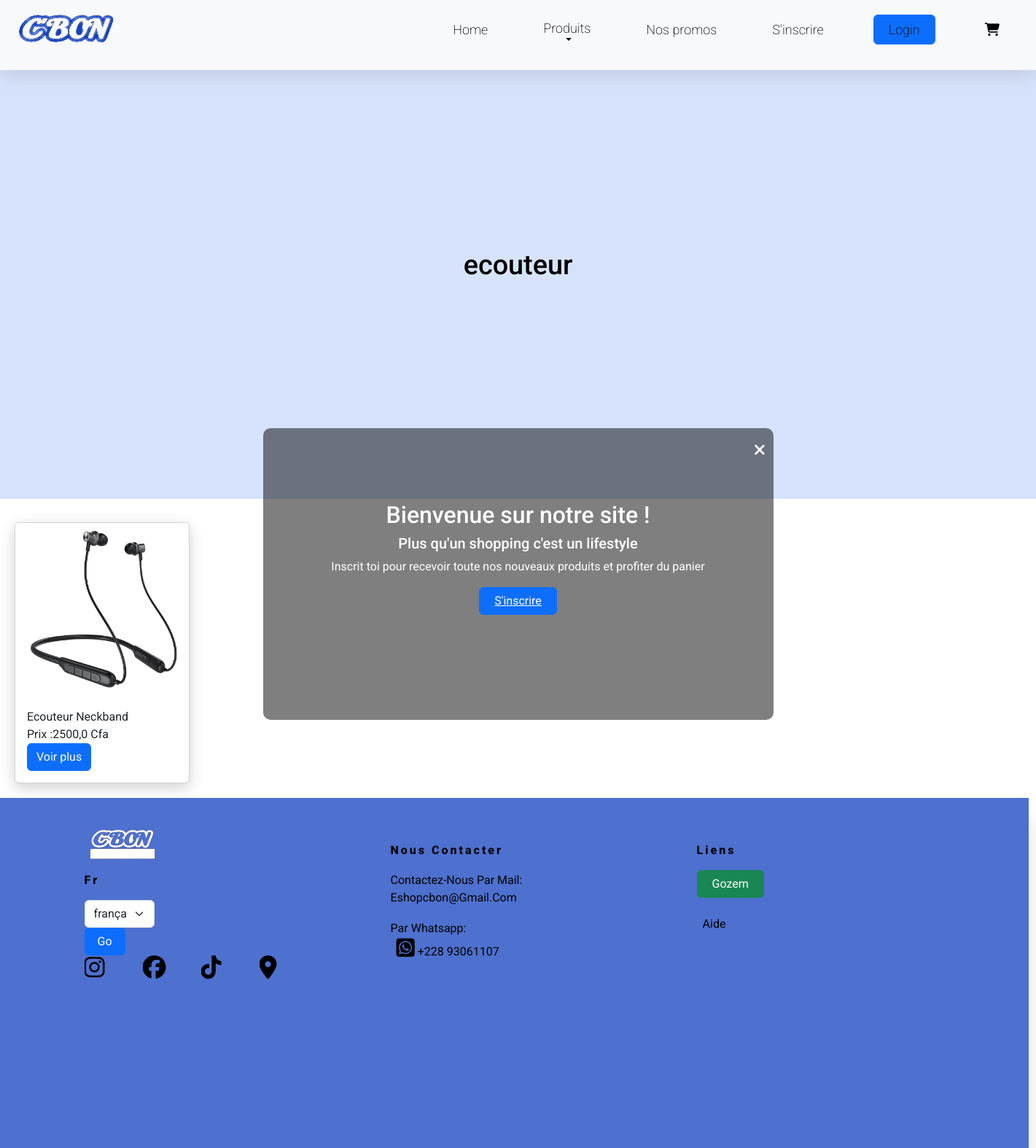
The app's page /subcategory/1/, older data.
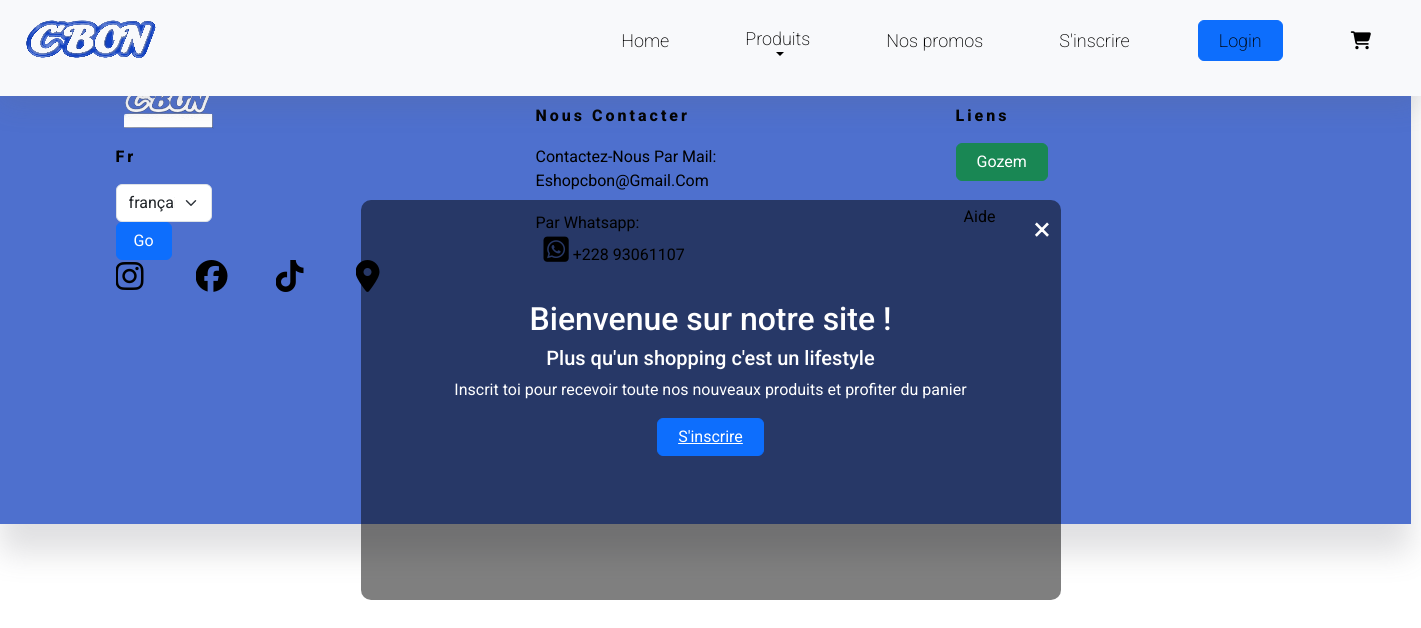
The same page, newer data.
### store/models.py (models this page shows, shortened)
class SubCategory(models.Model):
     name = models.CharField(max_length=100)
     category = models.ForeignKey(Category, on_delete=models.CASCADE)

class product (models.Model):
    name = models.CharField(max_length=128)
    slug= models.SlugField(max_length=228,default='', unique=True)
    subcategory = models.ForeignKey(SubCategory,on_delete=models.CASCADE,default=True,null=False,related_name='products')
    category = models.ForeignKey(Category,on_delete=models.CASCADE,default=True,null=False,related_name='products')
    prices= models.FloatField(default=0)
    discount_price= models.FloatField(blank=True, null=True)
    instock = models.IntegerField(default=0)
    description = models.TextField(blank=True)
    thumbnail = models.ImageField(upload_to ="product",blank=True ,null=True)

### store/views.py (the view)
# urls.py: path('subcategory/<int:id>/', SubCategoryListviews.as_view(),name='subcategory'),
class  SubCategoryListviews(generic.ListView):
       model= SubCategory
       template_name= "subcategory_list.html"
       context_object_name="subcategory"
       def get_context_data(self, **kwargs) :
            context= super(SubCategoryListviews,self).get_context_data(**kwargs)
            sub_id = self.kwargs['id']
            subcategorie = SubCategory.objects.filter(id=sub_id)
            context['sub_id']=self.kwargs['id']
            context['subcategorie']= SubCategory.objects.filter(id=sub_id)
            sub_link=[]
            for sub_ in subcategorie :
                products = product.objects.filter(id=sub_id)
                category_by_sub = Category.objects.filter(id=sub_id)
                subcategory = SubCategory.objects.filter(id=sub_id)
                sub_link.append({'category_by_sub':category_by_sub,'subcategory':subcategory ,'products':products ,'sub_':sub_})
            context['sub_link']= sub_link
            return context

### accounts/context_processors.py (called while the page is built)
def user_context(request):
    user= get_user(request)
    return{'user': user}

### store/templates/store/subcategory_list.html
{% extends 'base.html' %}
{% block content %}
{% for subcategory in subcategorie %}
<div class='coll-pro'>
<div class='collection'  >
    <h1 style="text-align: right;position: absolute; top: 50%;left: 50%;transform: translate(-50%, -50%);color:#000000;font-size: 1cm;" > {{ subcategory.name}}
  </h1>
</div>
{% endfor %}
{% if sub_id == sub_id %}
<div class='coll-pro'>
    {% for sub in sub_link %}
    {% for product in sub.products %}
    <div class="card" style="width: 15rem; margin: 20px;display:block;padding:none">
           {% if product.thumbnail %}
                  <img src="{{ product.thumbnail.url }}" class="card-img-top" alt="{{ product.name }}">
           {% else %}
                  <img src="static\store\image\bluebookhome.jpg" alt="Default Image" >
       {% endif %}
          <div class="card-body">
                  <li>
                      {{ product.name }}
                  </li>
                  <li>
                      Prix :{{ product.prices }} Cfa
                  </li>
                  <li>
                    <a href=" {% url 'product' product.slug %} "class="btn btn-primary"> Voir plus</a>
               </li>
              </div>
          </div>
      {% endfor %}
      {% endfor %}
      {% endif %}
{% endblock %}

Row changes from the older to the newer data that the page shows:
removed SubCategory: name "ecouteur"
removed product: thumbnail (picture), name "Ecouteur Neckband", prices "2500,0"
